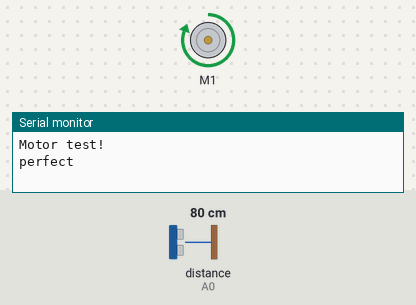
This sketch was run on a simulated Arduino Uno, built with avr-gcc and run on an emulated ATmega328P. On the bench: DC motor (green arrow = forward, orange = backward, longer = faster), the last lines printed to the serial monitor. Wiring (inferred from the names in the program): ultrasonic range finder: trigger A1; echo A0. The inputs (shaded band) are chosen by the test bench; at power-on: distance to the obstacle (sensor on A0) 80 cm. The echo pulse lasts 58.3 µs per cm.

Above: at 1.2 s.
1.3 s: distance to the obstacle (sensor on A0) set to 13 cm
2.8 s: distance to the obstacle (sensor on A0) set to 10 cm
At 4.0 s:
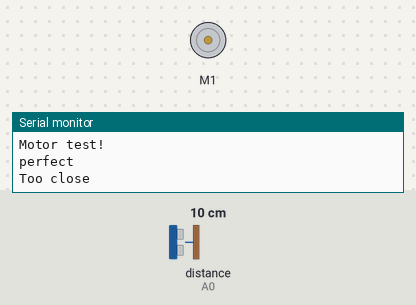
4.3 s: distance to the obstacle (sensor on A0) set to 18 cm
At 5.1 s:
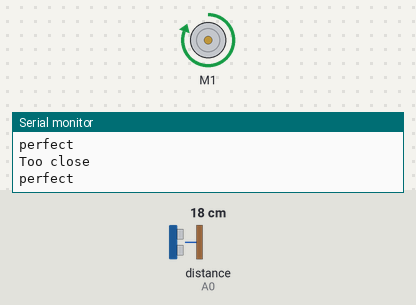
5.8 s: distance to the obstacle (sensor on A0) set to 2 cm
At 6.3 s:
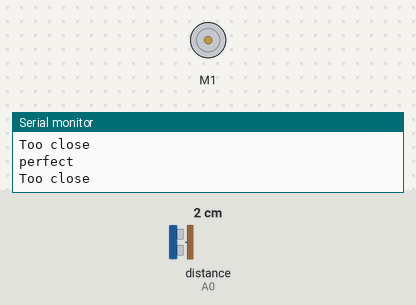
Timing chart, 0 to 8.3 s (numbered marks = the images above; inputs shaded):
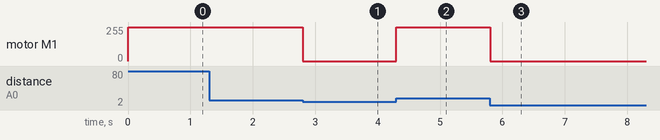

Measured:
- the behaviour switches between 12 and 11 cm on distance to the obstacle (sensor on A0) (found by bisection; images 0 and 1)
- after the input at 1.3 s, every drawn part: stays the same
- after the input at 2.8 s, motor M1: forward 255/255 → stopped at once
- after the input at 4.3 s, motor M1: stopped → forward 255/255 at once
- after the input at 5.8 s, motor M1: forward 255/255 → stopped at once

The sketch:

motorandultrasonic.ino
```cpp
// (licence header left out)
//Need the adafruit library
#include <AFMotor.h>

//Ultrasonic sensor
#define trigPin A1
#define echoPin A0

//Keep track of range to object
int range = -1;
int previousRange = -1;

//Motor 1 is wired up, add line for motor 2 later
AF_DCMotor motor(1);


//Setup function - fun once and set variables
void setup() {
  Serial.begin(9600);           // set up Serial library at 9600 bps
  Serial.println("Motor test!");//troubleshooting
  pinMode(trigPin, OUTPUT);//ultrasonic setup
  pinMode(echoPin, INPUT);//ultrasonic setup
}

//Loop method
void loop() {

  //Get ultrasonic values
    long duration, distance;
  digitalWrite(trigPin, LOW);  // Added this line
  delayMicroseconds(2); // Added this line
  digitalWrite(trigPin, HIGH);
  delayMicroseconds(10); // Added this line
  digitalWrite(trigPin, LOW);
  duration = pulseIn(echoPin, HIGH);
  distance = (duration/2) / 29.1;


  //When out of range assume path is clear, run motor
  if (distance >= 200 || distance <= 0){
    range = -1;
    if (range != previousRange){
      Serial.println("Out of range");
          motor.run(FORWARD);
          motor.setSpeed(255);
    }
  }
  //ultrasonic detects object
  else {
    //check if 10cm or less
    if(distance <= 10){
      range = 5;
      if (range != previousRange){
        Serial.println("Too close");
        motor.setSpeed(0);
        motor.run(RELEASE);
      }
      //greater than 10cm so run motor
    }else {
      range = 10;
      if (range != previousRange){
        Serial.println("perfect");
          motor.run(FORWARD);
          motor.setSpeed(255);
      }
    }
  }
  //reset previousrange
previousRange = range;
}
```
